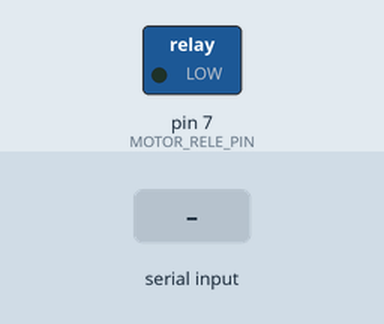
Recording of a sketch running on a simulated Arduino Uno, built with avr-gcc and run on an emulated ATmega328P. Parts: switched loads named in the sketch (green lamp = pin HIGH). The inputs (shaded band) are chosen by the test bench. What the sketch prints to the serial monitor is not drawn.

Above: at 1.2 s.
1.3 s: "OPEN\n" received over Serial
At 2.5 s:
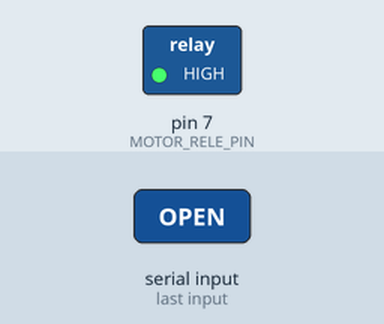
Timing chart, 0 to 7.8 s (numbered marks = the images above; inputs shaded):
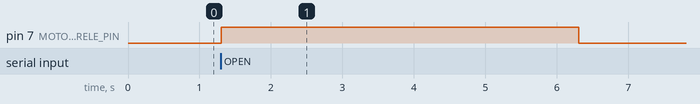

Measured:
- after the input at 1.3 s, pin 7 (MOTOR_RELE_PIN): LOW → HIGH at once, → LOW 5.0 s later

The sketch:

PARQUEADERO.ino
```cpp
#define MOTOR_RELE_PIN 7

void setup() {
  Serial.begin(9600);
  pinMode(MOTOR_RELE_PIN, OUTPUT);
  digitalWrite(MOTOR_RELE_PIN, LOW);
  Serial.println("LISTO");
}

void loop() {
  if (Serial.available() > 0) {
    String cmd = Serial.readStringUntil('\n');
    cmd.trim();

    if (cmd == "OPEN") {
      digitalWrite(MOTOR_RELE_PIN, HIGH);
      delay(5000);
      digitalWrite(MOTOR_RELE_PIN, LOW);
      Serial.println("ABIERTO");
    }
    if (cmd == "CLOSE") {
      digitalWrite(MOTOR_RELE_PIN, HIGH);
      delay(5000);
      digitalWrite(MOTOR_RELE_PIN, LOW);
      Serial.println("CERRADO");
    }
  }
}
```
